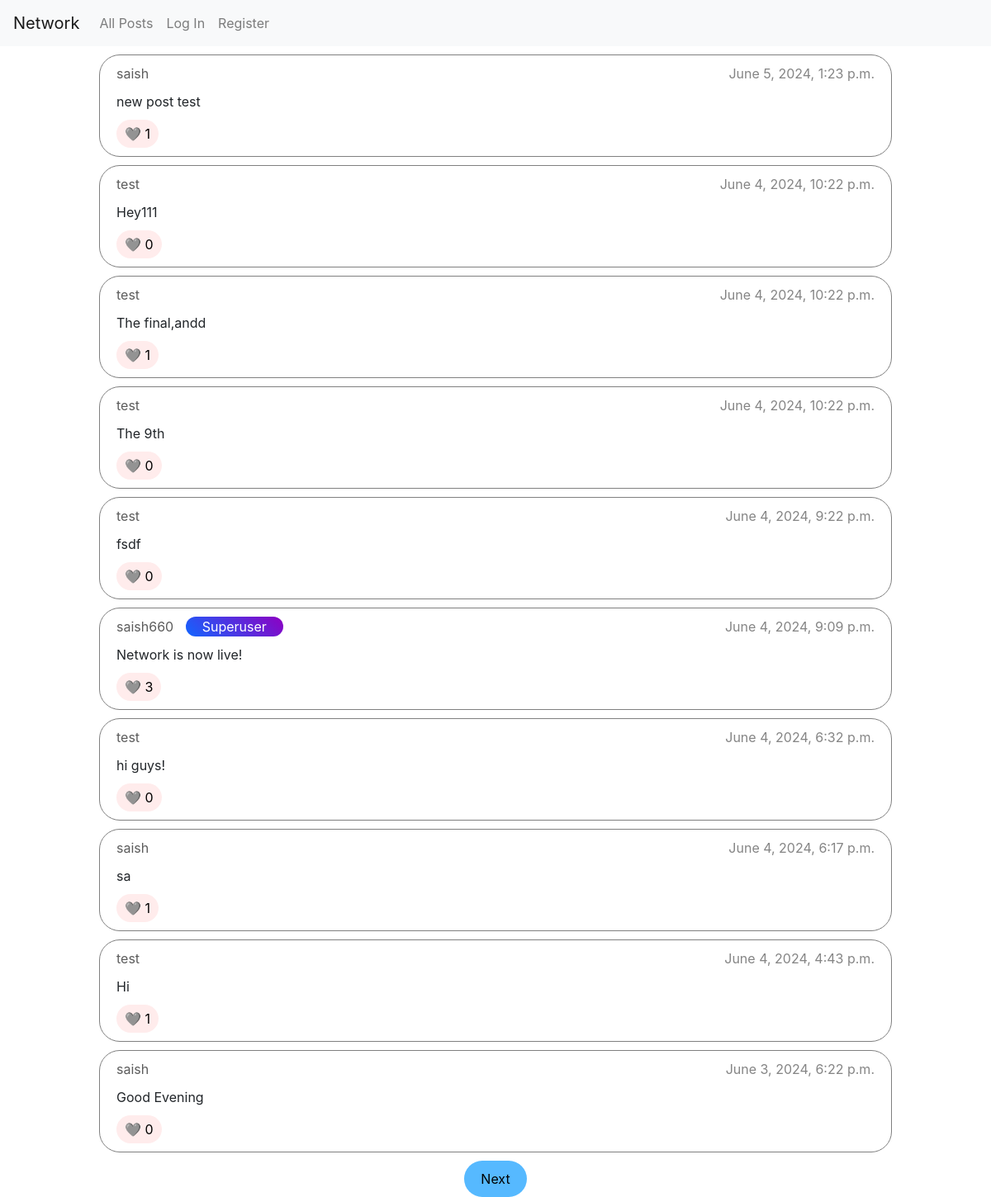
The page /posts on the database its author committed.
### network/models.py (models this page shows)
class Post(models.Model):
    message = models.CharField(max_length=128)
    user = models.ForeignKey(User, on_delete=models.CASCADE, related_name="posts")
    timestamp = models.DateTimeField()
    likes = models.ManyToManyField(User, blank=True, related_name="liked_posts")

class User(AbstractUser):
    followers = models.ManyToManyField('self', symmetrical=False, blank=True, related_name="following")

### network/views.py (the view)
# urls.py: path("posts", views.posts, name="all_posts"),
def posts(request):
    posts = Post.objects.order_by("-timestamp")
    return render(request, "network/posts.html", {
        "page": paginate(request, posts)
    })

### network/views.py (called while the page is built)
def paginate(request, posts):
    try:
        page_num = int(request.GET.get('page_num'))
    except:
        page_num = 1
    pages = Paginator(posts, 10)
    if page_num > pages.num_pages:
        return HttpResponse("404 Page Not Found", status=404)
    return pages.page(page_num)

### network/templates/network/posts.html (shortened to what this page needs)
{% extends 'network/layout.html' %}
{% block body %}
    {% for post in page %}
        <div class="post-card" data-id="{{ post.id }}">
            <div class="post-details">
                <div class="user-details-div">
                    <a class="username" href="{% url 'profile' post.user.username %}">{{ post.user.username }}</a>
                    {% if post.user.is_superuser %}
                        <span class="post-user-tag">Superuser</span>
                    {% endif %}
                </div>
                <div>
                    <span class="timestamp">{{ post.timestamp }}</span>
                </div>
            </div>
            <div class="post-message">{{ post.message }}</div>
            <div>
                <button class="like-button like-count">
                    {% if request.user in post.likes.all %}
                        ❤️
                    {% else %}
                        🩶
                    {% endif %}
                    {{ post.likes.all.count }}
                </button>
            </div>
        </div>
    {% empty %}
        <p>No posts yet</p>
    {% endfor %}
    <div class="pagination-buttons-div">
        {% if page.has_next %}
            <a href="{% url 'all_posts' %}?page_num={{ page.next_page_number }}" class="pagination-buttons">Next</a>
        {% endif %}
    </div>
{% endblock %}

### network/static/network/styles.css (style rules this page uses)
* { margin: 0; padding: 0; box-sizing: border-box; }
body { font-size: 16px; }
.post-card { border: 1px solid grey; border-radius: 25px; width: 80%; margin: 10px auto; padding: 10px 20px; display: flex; flex-direction: column; }
.post-card .post-details { color: rgb(133, 133, 133); }
.post-card .username { color: rgb(92, 92, 92); margin: 0 10px 0 0; }
.post-user-tag { background: linear-gradient(45deg, rgb(18, 101, 255), rgb(142, 0, 194)); color: white; padding: 2px 20px; border-radius: 20px; }
.user-details-div { float: left; }
.post-card .timestamp { float: right; }
.post-message { margin: 10px 0; }
.like-button { display: inline-block; border: none; background: rgb(255, 236, 236); padding: 5px 10px; border-radius: 25px; }
.pagination-buttons-div { display: flex; justify-content: center; }
.pagination-buttons { text-decoration: none; background-color: rgb(86, 185, 255); color: black; padding: 10px 20px; border-radius: 25px; margin: 0 10px; }

### rows shown on the page
Post: user.username "saish", timestamp "June 5, 2024, 1:23 p.m.", message "new post test", likes.all.count "1"
Post: user.username "test", timestamp "June 4, 2024, 10:22 p.m.", message "Hey111", likes.all.count "0"
Post: user.username "test", timestamp "June 4, 2024, 10:22 p.m.", message "The final,andd", likes.all.count "1"
Post: user.username "test", timestamp "June 4, 2024, 10:22 p.m.", message "The 9th", likes.all.count "0"
Post: user.username "test", timestamp "June 4, 2024, 9:22 p.m.", message "fsdf", likes.all.count "0"
Post: user.username "saish660", shows "Superuser", timestamp "June 4, 2024, 9:09 p.m.", message "Network is now live!", likes.all.count "3"
Post: user.username "test", timestamp "June 4, 2024, 6:32 p.m.", message "hi guys!", likes.all.count "0"
Post: user.username "saish", timestamp "June 4, 2024, 6:17 p.m.", message "sa", likes.all.count "1"
Post: user.username "test", timestamp "June 4, 2024, 4:43 p.m.", message "Hi", likes.all.count "1"
Post: user.username "saish", timestamp "June 3, 2024, 6:22 p.m.", message "Good Evening", likes.all.count "0"
